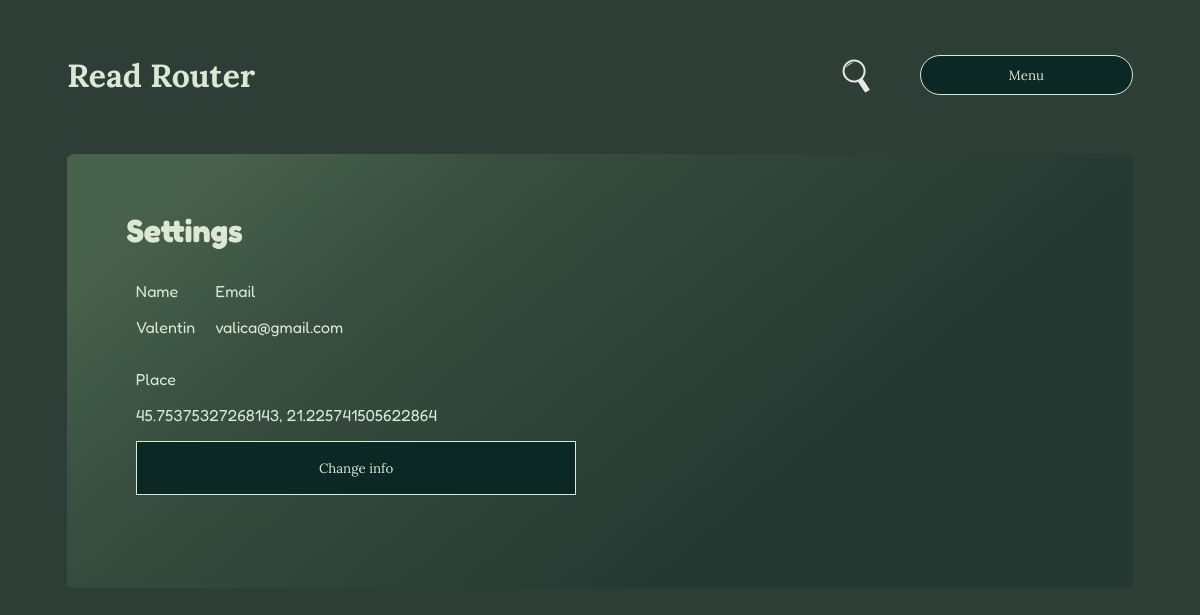
/user/user_settings/4 (signed in), run on the app's committed database.
### myapp/core/models/user.py (models this page shows, shortened)
class User(UserMixin, db.Model):
    __tablename__ = 'user'
    id = db.Column(db.Integer, primary_key=True)
    name = db.Column(db.String(50), nullable=True)
    email = db.Column(db.String(260), nullable=True, unique=True)
    psw = db.Column(db.String(50), nullable=True)
    place = db.Column(db.String(32), nullable=True)
    user_photo = db.Column(db.String(50), default='default.png')
    books = db.relationship('Book', backref='user', uselist=True)

### myapp/core/routes/user.py (the view)
@users.route(f'{base_url}/user_settings/<int:user_id>', methods=methods)
@login_required
def user_settings_view(user_id):
    if current_user.id != user_id:
        return redirect(url_for(redirect_page))
    template = f'{template_path}/user_settings.html'
    user = user_settings_func(request, user_id)
    if request.method == 'GET':
        return render_template(template, user_settings=user[0], form=user[1])
    else:
        return redirect(url_for(redirect_page, user_id=user_id))

### myapp/__init__.py (called while the page is built)
def create_app(config_file_path):
    app = Flask(__name__)
    app.config.from_pyfile(config_file_path)
    db.init_app(app)
    migrate.init_app(app, db, render_as_batch=True)
    login_manager = LoginManager(app, db)
    @login_manager.user_loader
    def load_user(user_id):
        return User.query.get(user_id)
    admin = Admin(app, name="Small Lib", template_mode='bootstrap4', endpoint='admin', index_view=DashBoardView())
    admin.add_view(ModelView(User, db.session, name='Users'))
    admin.add_view(MyModelView(Book, db.session, name='Books'))
    admin.add_view(MyModelView(Genre, db.session, name='Genre'))
    admin.add_view(MyModelView(Exchange, db.session, name='Exchange'))
    app.register_blueprint(main)
    app.register_blueprint(users)
    app.register_blueprint(auth)
    app.register_blueprint(books)
    return app

### myapp/core/functions/user.py (called while the page is built, shortened)
def user_settings_func(request, user_id):
    form = SettingsForm(user_id)
    user = User.query.get(user_id)
    if request.method == 'GET':
        return user, form

### myapp/templates/pages/user/user_settings.html (shortened to what this page needs)
{% extends "base.html" %}
{% block content %}
<div class="settings">
    <h1>Settings</h1>
    <div id="settings-content">
        <div id="settings-old">
            <div id="settings-name-and-email">
                <div>
                    <p>Name</p>
                    <p>{{ user_settings.name }}</p>
                </div>
                <div>
                    <p>Email</p>
                    <p>{{ user_settings.email }}</p>
                </div>
            </div>
            <div>
                <p>Place</p>
                <p>{{ user_settings.place }}</p>
            </div>
            <button id="change_info_btn" class="main-color font-color btn">Change info</button>
        </div>
    </div>
</div>
{% endblock %}

### myapp/static/css/user-settings.css (style rules this page uses)
#settings-old { margin-right: 5%; margin-bottom: 5%; padding: 1%; display: flex; flex-direction: column; }
#settings-old button { padding: 2%; width: 50%; }
#settings-name-and-email { display:flex; }
#settings-name-and-email div { margin-right: 20px; }
#settings-name-and-email div p { margin-top: 0; }

### myapp/static/css/style.css (style rules this page uses)
body { background-color: #2d3e36; }
.font-color { color: #dbe8d4; }
.main-color { background-color: #0b2824; }
.btn { border: 1px solid; padding: 5%; font-family: 'Lora', serif; }

### data on the page
User: name "Valentin", email "valica@gmail.com", place "45.75375327268143, 21.225741505622864"
